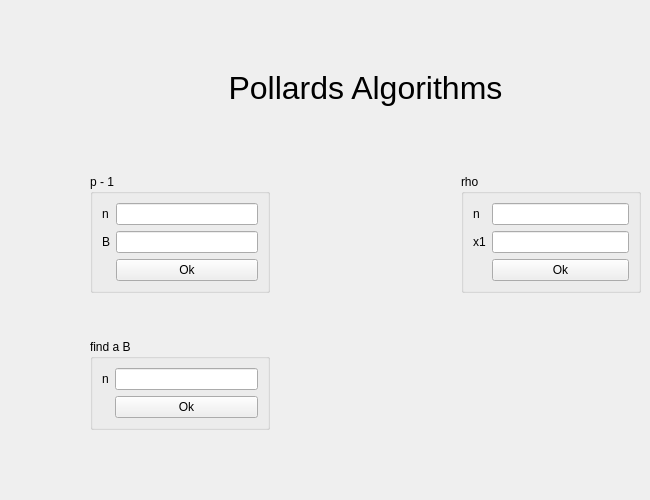
       <widget class="QWidget" name="page3">
        <widget class="QWidget" name="layoutWidget">
         <property name="geometry">
          <rect>
           <x>90</x>
           <y>70</y>
           <width>551</width>
           <height>421</height>
          </rect>
         </property>
         <layout class="QGridLayout" name="gridLayout_16">
          <item row="0" column="0" colspan="3">
           <widget class="QLabel" name="label_44">
            <property name="styleSheet">
             <string notr="true">font-size:24pt;</string>
            </property>
            <property name="text">
             <string>Pollards Algorithms</string>
            </property>
            <property name="alignment">
             <set>Qt::AlignCenter</set>
            </property>
           </widget>
          </item>
          <item row="2" column="0">
           <layout class="QGridLayout" name="gridLayout_6">
            <item row="1" column="0">
             <spacer name="verticalSpacer_10">
              <property name="orientation">
               <enum>Qt::Vertical</enum>
              </property>
              <property name="sizeHint" stdset="0">
               <size>
                <width>20</width>
                <height>40</height>
               </size>
              </property>
             </spacer>
            </item>
            <item row="0" column="0">
             <widget class="QGroupBox" name="groupBox_2">
              <property name="styleSheet">
               <string notr="true"/>
              </property>
              <property name="title">
               <string>p - 1</string>
              </property>
              <layout class="QFormLayout" name="formLayout_6">
               <item row="0" column="0">
                <widget class="QLabel" name="label_4">
                 <property name="text">
                  <string>n</string>
                 </property>
                </widget>
               </item>
               <item row="0" column="1">
                <widget class="QLineEdit" name="lineEdit_pollard_n">
                 <property name="styleSheet">
                  <string notr="true"/>
                 </property>
                </widget>
               </item>
               <item row="1" column="1">
                <widget class="QLineEdit" name="lineEdit_pollard_B">
                 <property name="styleSheet">
                  <string notr="true"/>
                 </property>
                </widget>
               </item>
               <item row="2" column="1">
                <widget class="QPushButton" name="pushButton_pollard">
                 <property name="styleSheet">
                  <string notr="true"/>
                 </property>
                 <property name="text">
                  <string>Ok</string>
                 </property>
                </widget>
               </item>
               <item row="1" column="0">
                <widget class="QLabel" name="label_5">
                 <property name="styleSheet">
                  <string notr="true"/>
                 </property>
                 <property name="text">
                  <string>B</string>
                 </property>
                </widget>
               </item>
              </layout>
             </widget>
            </item>
            <item row="2" column="0">
             <widget class="QGroupBox" name="groupBox_8">
              <property name="title">
               <string>find a B</string>
              </property>
              <layout class="QFormLayout" name="formLayout_8">
               <item row="0" column="0">
                <widget class="QLabel" name="label_24">
                 <property name="text">
                  <string>n</string>
                 </property>
                </widget>
               </item>
               <item row="0" column="1">
                <widget class="QLineEdit" name="le_pollard_find_n"/>
               </item>
               <item row="1" column="1">
                <widget class="QPushButton" name="btnPollardFind">
                 <property name="text">
                  <string>Ok</string>
                 </property>
                </widget>
               </item>
              </layout>
             </widget>
            </item>
           </layout>
          </item>
          <item row="2" column="1">
           <spacer name="horizontalSpacer_19">
            <property name="orientation">
             <enum>Qt::Horizontal</enum>
            </property>
            <property name="sizeHint" stdset="0">
             <size>
              <width>40</width>
              <height>20</height>
             </size>
            </property>
           </spacer>
          </item>
          <item row="3" column="0">
           <spacer name="verticalSpacer_34">
            <property name="orientation">
             <enum>Qt::Vertical</enum>
            </property>
            <property name="sizeHint" stdset="0">
             <size>
              <width>20</width>
              <height>40</height>
             </size>
            </property>
           </spacer>
          </item>
          <item row="2" column="2">
           <layout class="QVBoxLayout" name="verticalLayout_5">
            <item>
             <widget class="QGroupBox" name="groupBox_9">
              <property name="title">
               <string>rho</string>
              </property>
              <layout class="QFormLayout" name="formLayout_5">
               <item row="0" column="0">
                <widget class="QLabel" name="label_25">
                 <property name="text">
                  <string>n</string>
                 </property>
                </widget>
               </item>
               <item row="0" column="1">
                <widget class="QLineEdit" name="le_rho_x"/>
               </item>
               <item row="1" column="0">
                <widget class="QLabel" name="label_26">
                 <property name="text">
                  <string>x1</string>
                 </property>
                </widget>
               </item>
               <item row="1" column="1">
                <widget class="QLineEdit" name="le_rho_x1"/>
               </item>
               <item row="2" column="1">
                <widget class="QPushButton" name="btnRho">
                 <property name="text">
                  <string>Ok</string>
                 </property>
                </widget>
               </item>
              </layout>
             </widget>
            </item>
            <item>
             <spacer name="verticalSpacer_12">
              <property name="orientation">
               <enum>Qt::Vertical</enum>
              </property>
              <property name="sizeHint" stdset="0">
               <size>
                <width>20</width>
                <height>40</height>
               </size>
              </property>
             </spacer>
            </item>
           </layout>
          </item>
          <item row="1" column="0">
           <spacer name="verticalSpacer_35">
            <property name="orientation">
             <enum>Qt::Vertical</enum>
            </property>
            <property name="sizeHint" stdset="0">
             <size>
              <width>20</width>
              <height>40</height>
             </size>
            </property>
           </spacer>
          </item>
         </layout>
        </widget>
       </widget>
